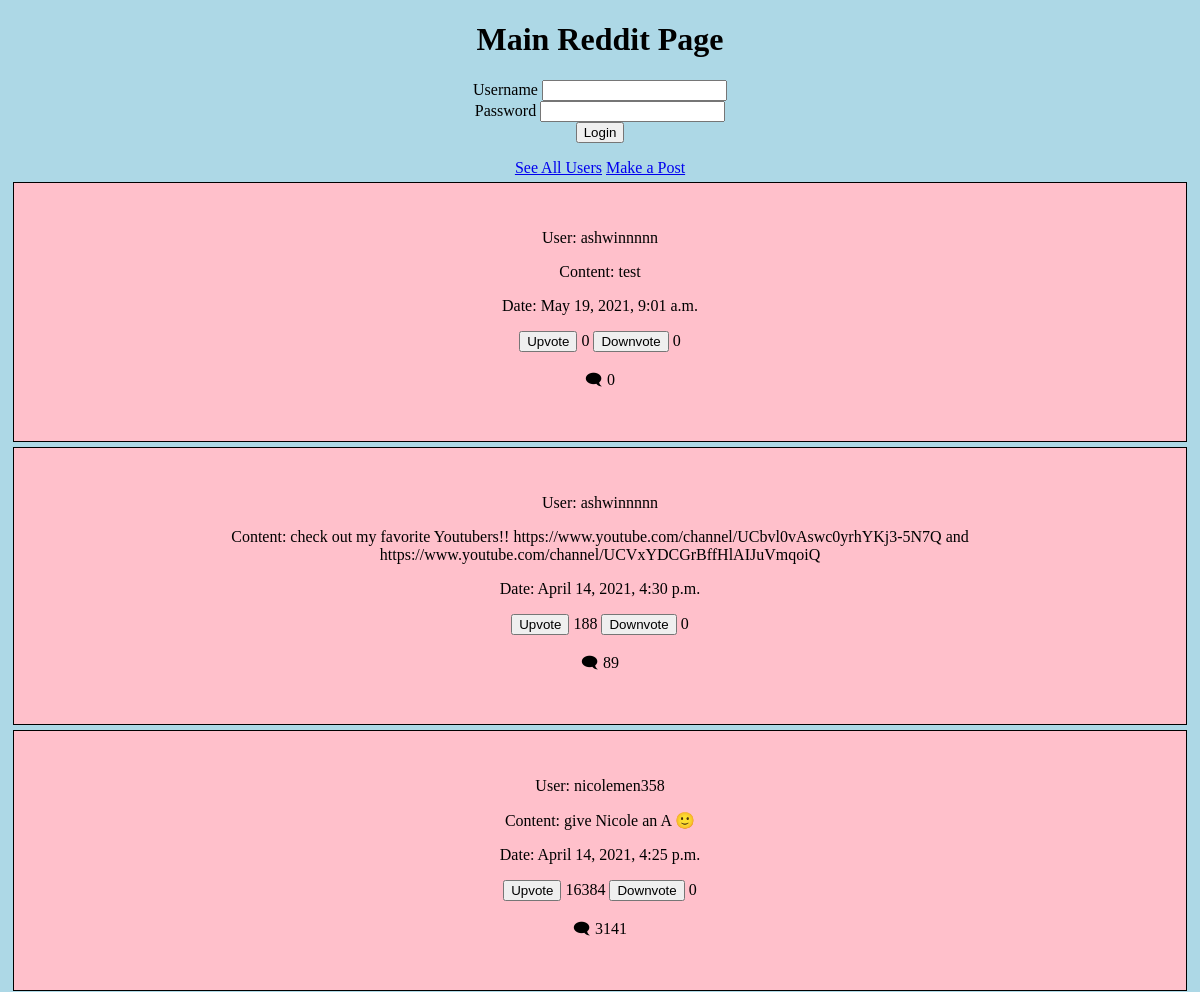
The page /polls/ (upper part) on the database as committed earlier.
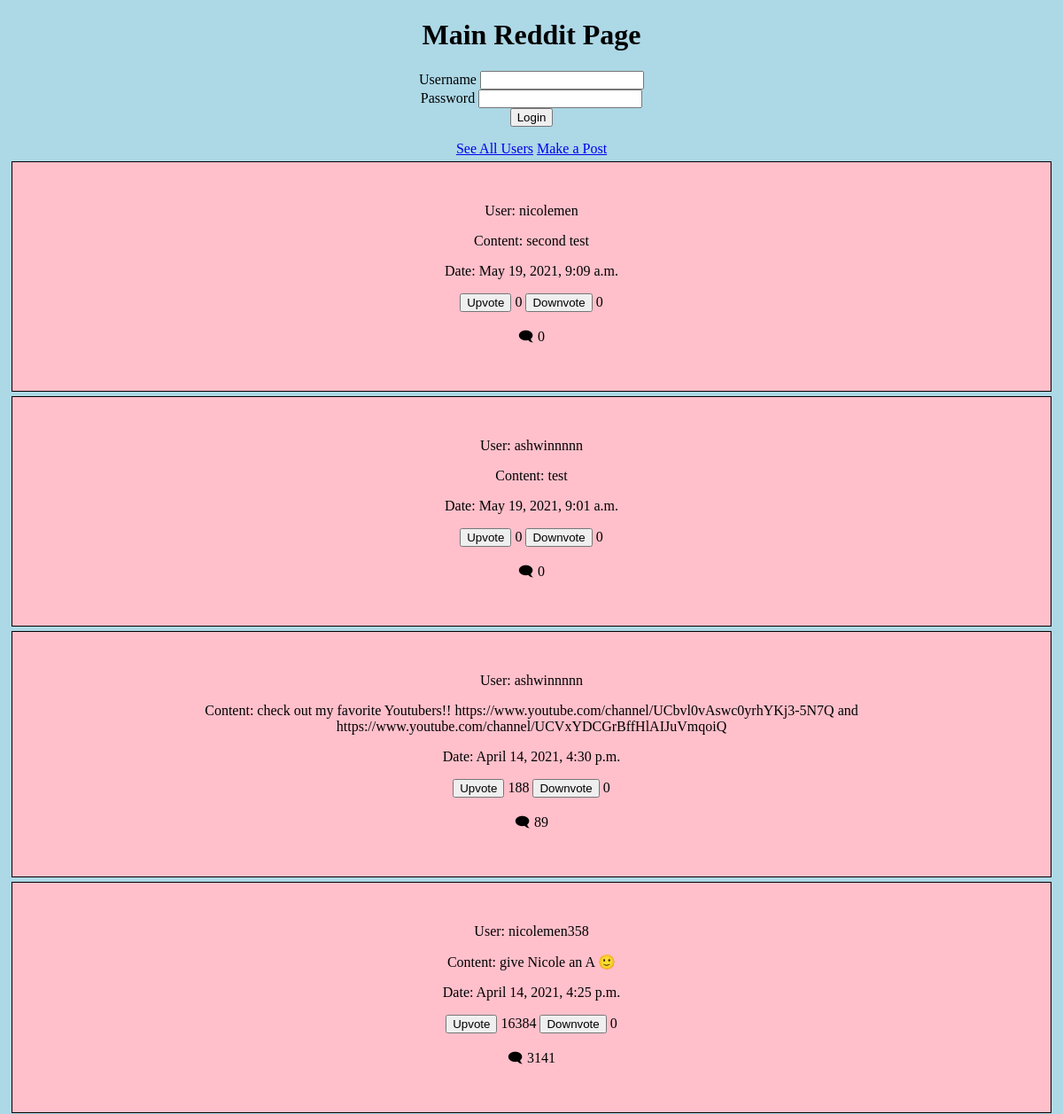
The same page on the database as committed later.
### polls/models.py (models this page shows)
class Posts(models.Model):
    user = models.ForeignKey(User, on_delete=models.CASCADE, default=None)
    content = models.CharField(max_length=500, default=None)
    date = models.DateTimeField(max_length=50, default=None)
    upvotes = models.IntegerField(default=0)
    downvotes = models.IntegerField(default=0)
    comments = models.IntegerField(default=0)
    def __str__(self):
        return self.content

### polls/views.py (the view, shortened to what this page needs)
# urls.py: path('', views.main_view, name="index"),
def main_view(request):
    if request.user.is_authenticated:
        loggedIn = True
    else:
        loggedIn = False
    template = loader.get_template('polls/main.html')
    latest_post_list = Posts.objects.order_by('-date')
    context = {
    'post_list' : latest_post_list,
    }
    print(latest_post_list)
    return HttpResponse(template.render(context, request))

### polls/templates/polls/main.html (shortened to what this page needs)
<!DOCTYPE html>
<html lang="en">
<head>
</head>
<body>
  <h1>Main Reddit Page</h1>
  {% if loggedIn %}
    <h3>Welcome, {{user}}</h3>
    <form style="padding-bottom:1em;" method="POST">
      {% csrf_token %}
      <input type="hidden" name="logout" value="logout"></input>
      <button type="submit" class="btn btn-danger">Logout</button>
    </form>
  {% else %}
    <form style="padding-bottom:1em;" method="POST">
      <div class="form-group">
        <label for="inputUsername">Username</label>
        <input type="text" class="form-control" name="inputUsername" id="inputUsername" />
      </div>
      <div class="form-group">
        <label for="inputPassword">Password</label>
        <input type="password" class="form-control" name="inputPassword" id="inputPassword" />
      </div>
      <button type="submit" class="btn btn-danger">Login</button>
    </form>
  {% endif %}
  <a href="{% url 'user' %}">See All Users</a>
  <a href="{% url 'post' %}">Make a Post</a>
  {% if post_list %}
    {% for post in post_list %}
      <div class="text">
        <p>User: {{ post.user }}</p>
        <p>Content: {{ post.content }}</p>
        <p>Date: {{ post.date }}</p>
        <form action="{% url 'upvote' post.id %}" method="post" style="display:inline">
          <input type="submit" value="Upvote" />
          <label for="upvote">{{ post.upvotes }}</label>
        </form>
        <form action="{% url 'downvote' post.id %}" method="post" style="display:inline">
          <input type="submit" value="Downvote" />
          <label for="downvote">{{ post.downvotes }}</label>
        </form>
        <p>🗨 {{ post.comments }}</p>
      </div>
    {% endfor %}
  {% else %}
    <p>No Posts Found</p>
  {% endif %}
</body>
</html>

### polls/templates/polls/main.html (style rules this page uses)
body { text-align: center; background-color: lightblue; }
div.text { background-color: pink; border: 1px solid black; padding: 30px; margin: 5px; }

Rows that differ between the two databases and show on the page:
added Posts: user "nicolemen", content "second test", date "May 19, 2021, 9:09 a.m.", upvotes "0", downvotes "0", comments "0"
